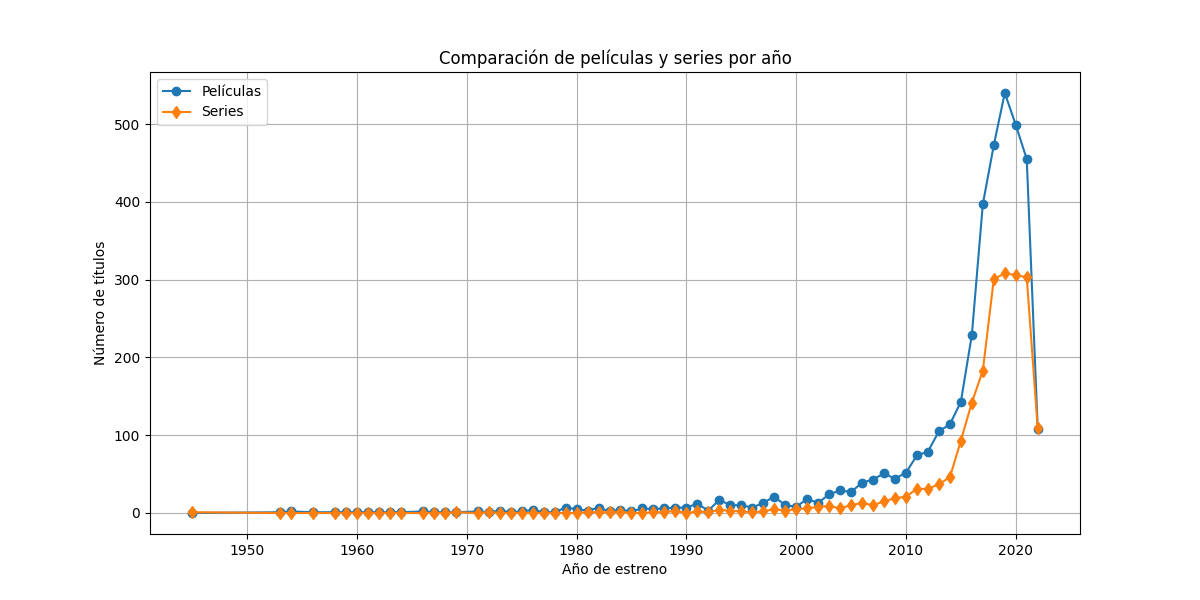

This chart was generated by the following Python code:
# 15_.Películas y series por año. 
# Crea una visualización que compare el número de películas y series por año.
# (1 %)
import pandas as pd
import matplotlib.pyplot as plt

url = "https://raw.githubusercontent.com/amirtds/kaggle-netflix-tv-shows-and-movies/refs/heads/main/titles.csv"
netflix = pd.read_csv(url)

# Agrupamos por año y tipo y con la funcion size() contamos
# cuantas filas hay de cada grupo formado.
tipo_anio = netflix.groupby(['release_year','type']).size().unstack(fill_value=0)

# Creamos la visualización
plt.figure(figsize=(12,6))
plt.plot(tipo_anio.index, tipo_anio['MOVIE'], label='Películas', marker='o')
plt.plot(tipo_anio.index, tipo_anio['SHOW'], label='Series', marker='d')
plt.title("Comparación de películas y series por año")
plt.xlabel("Año de estreno")
plt.ylabel("Número de títulos")
plt.legend()
plt.grid(True)
plt.show()
